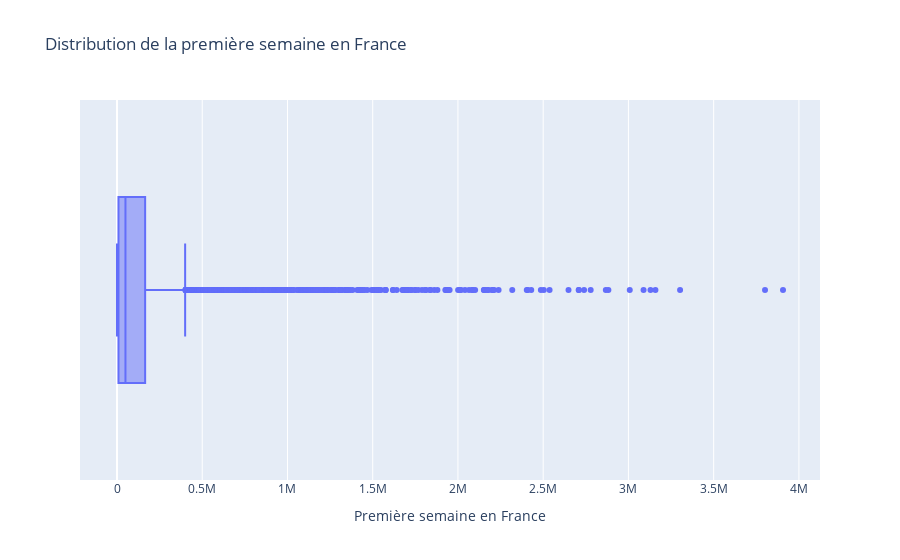

Notebook code for this chart:
### Code cell
# Visualisation de la distribution de la première semaine France à l'aide d'un boxplot avec plotly

import plotly.express as px

# Création du boxplot horizontal avec Plotly
fig = px.box(allocine, x="premiere_semaine_france",
             hover_data=['titre_original'],
             title='Distribution de la première semaine en France',
             labels={'premiere_semaine_france': 'Première semaine en France'})
fig.show()

### Figure 1 — Plotly figure (JSON) as saved in the notebook; plotly's stock layout.template omitted (floating-point values rounded to 4 significant figures; data arrays with more than 128 entries replaced by an {"elided": "..."} marker saying what was removed)
{"data": [{"alignmentgroup": "True", "customdata": {"elided": "6390x1 mixed values"}, "hovertemplate": "Première semaine en France=%{x}<br>titre_original=%{customdata[0]}<extra></extra>", "legendgroup": "", "marker": {"color": "#636efa"}, "name": "", "notched": false, "offsetgroup": "", "orientation": "h", "showlegend": false, "type": "box", "x": {"elided": "6390 int values"}, "x0": " ", "xaxis": "x", "y0": " ", "yaxis": "y"}], "layout": {"autosize": true, "boxmode": "group", "legend": {"tracegroupgap": 0}, "title": {"text": "Distribution de la première semaine en France"}, "xaxis": {"anchor": "y", "autorange": true, "domain": [0, 1], "range": [-217000.0, 4124000.0], "title": {"text": "Première semaine en France"}, "type": "linear"}, "yaxis": {"anchor": "x", "autorange": true, "domain": [0, 1], "range": [-0.5, 0.5], "type": "category"}}}
